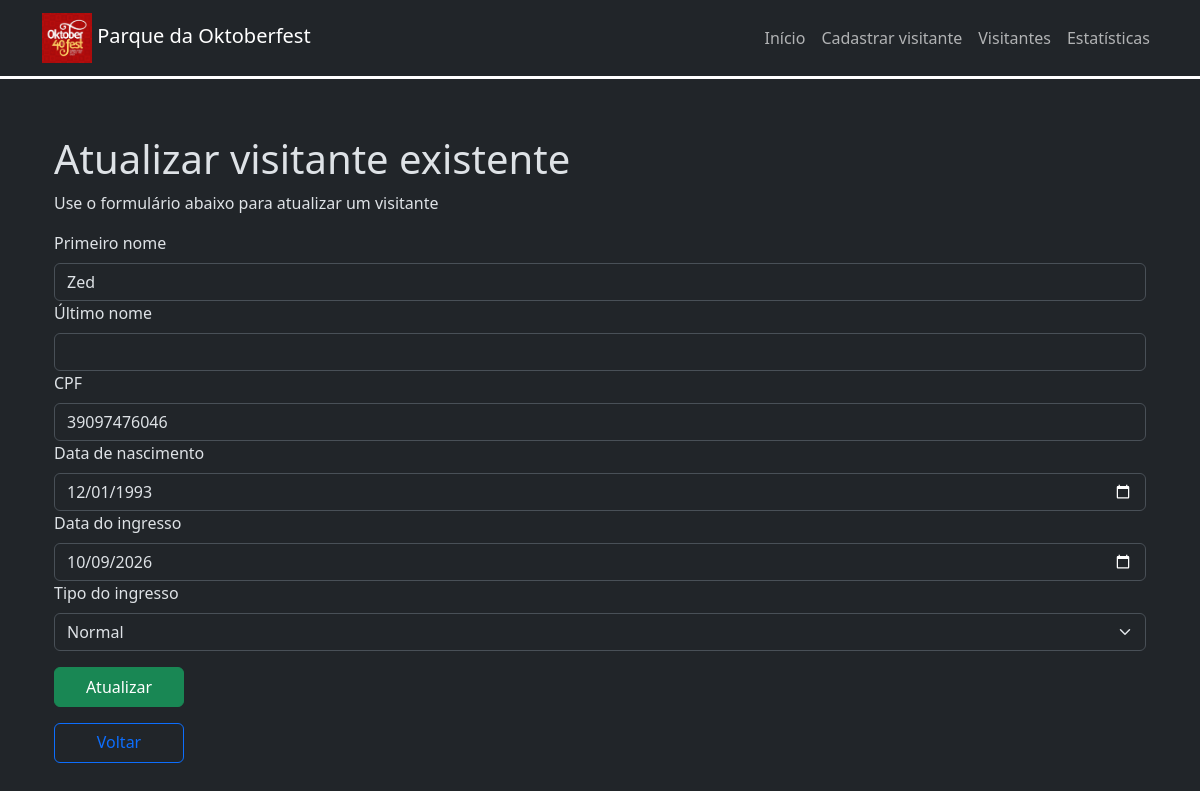
/visitors/update/3/, run on an earlier commit of the app's database.
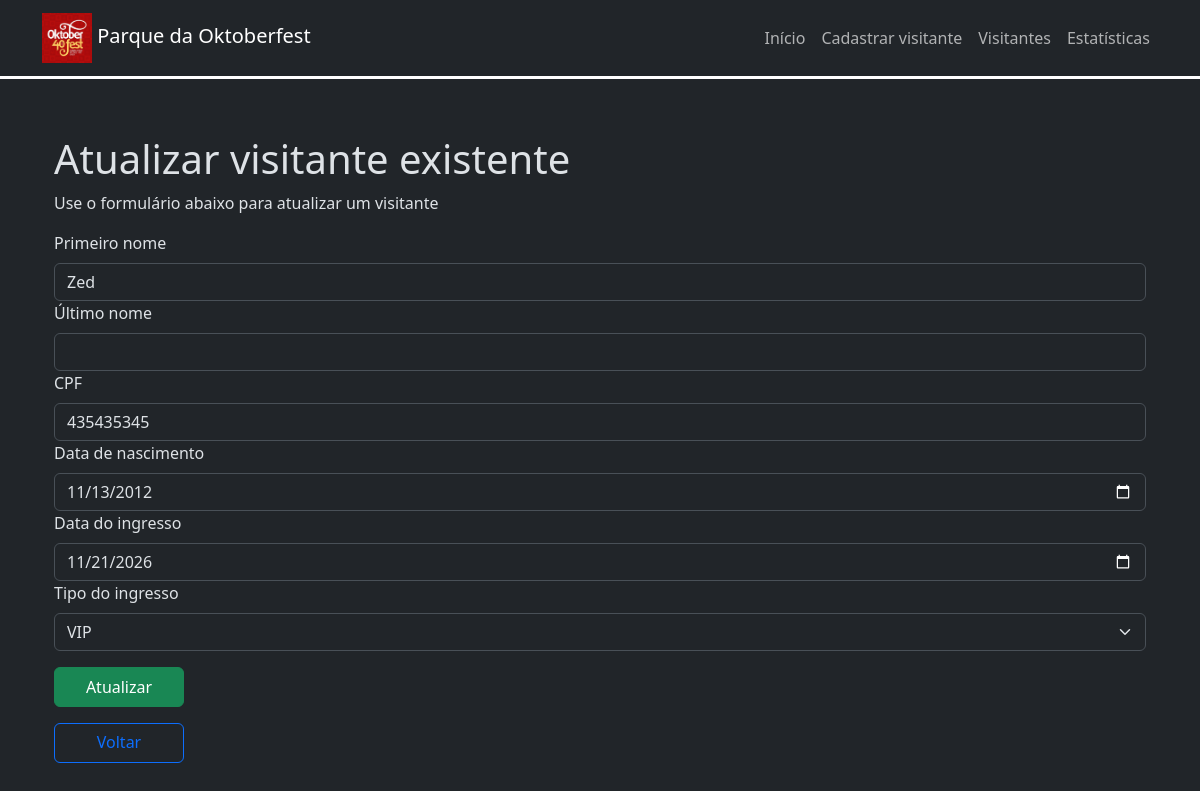
And on a later commit of the database.
### app/models.py (models this page shows, shortened)
class Visitor(models.Model):
    first_name = models.CharField(max_length=100)
    last_name = models.CharField(max_length=100)
    cpf = models.CharField(max_length=11)
    birth_date = models.DateField()
    ticket_date = models.DateField()
    ticket_type = models.IntegerField(choices=TicketType.choices)
    ticket_number = models.CharField(255)

### app/views.py (the view, shortened to what this page needs)
# urls.py: path('visitors/update/<int:id>/', views.update_visitor, name='update_visitor'),
def update_visitor(request, id):
    visitor = Visitor.objects.get(pk=id)
    response = {
        'visitor': visitor
    }
    return render(request, 'update-visitor.html', response)

### app/templates/update-visitor.html (shortened to what this page needs)
{% extends 'base.html' %}
{% block content %}
    <div class="container-fluid pt-5">
        <h1>Atualizar visitante existente</h1>
        <p>Use o formulário abaixo para atualizar um visitante</p>
        <form action="./" method="post">
            <label for="first_name" class="form-label">Primeiro nome</label>
            <input type="text" class="form-control" id="first_name" name="first_name" value="{{ visitor.first_name }}">
            <label for="last_name" class="form-label">Último nome</label>
            <input type="text" class="form-control" id="last_name" name="last_name" value="{{ visitor.last_name }}">
            <label for="cpf" class="form-label">CPF</label>
            <input type="text" class="form-control" id="cpf" name="cpf" value="{{ visitor.cpf }}">
            <label for="birth_date" class="form-label">Data de nascimento</label>
            <input type="date" class="form-control" id="birth_date" name="birth_date" value="{{ visitor.birth_date|date:'Y-m-d' }}">
            <label for="ticket_date" class="form-label">Data do ingresso</label>
            <input type="date" class="form-control" id="ticket_date" name="ticket_date" value="{{ visitor.ticket_date|date:'Y-m-d' }}">
            <label for="ticket_type" class="form-label">Tipo do ingresso</label>
            <select name="ticket_type" id="ticket_type" class="form-select">
                <option value="1" {% if visitor.ticket_type == 1 %} selected {% endif %}>Normal</option>
                <option value="2" {% if visitor.ticket_type == 2 %} selected {% endif %}>VIP</option>
            </select>
            <input type="submit" value="Atualizar" class="btn btn-success mt-3 btn-custom">
        </form>
        <a href="../../" class="btn btn-outline-primary mt-3 btn-custom">Voltar</a>
    </div>
{% endblock %}

What changed in the data, as far as the page shows it:
changed Visitor "Zed": cpf "39097476046" → "435435345"; birth_date "12/01/1993" → "11/13/2012"; ticket_date "10/09/2026" → "11/21/2026"; ticket_type "Normal" → "VIP"
